Frame 1 (no input): blank canvas, image omitted
Frame 60 (the mouse pressed at the canvas centre just before this capture): blank canvas, image omitted
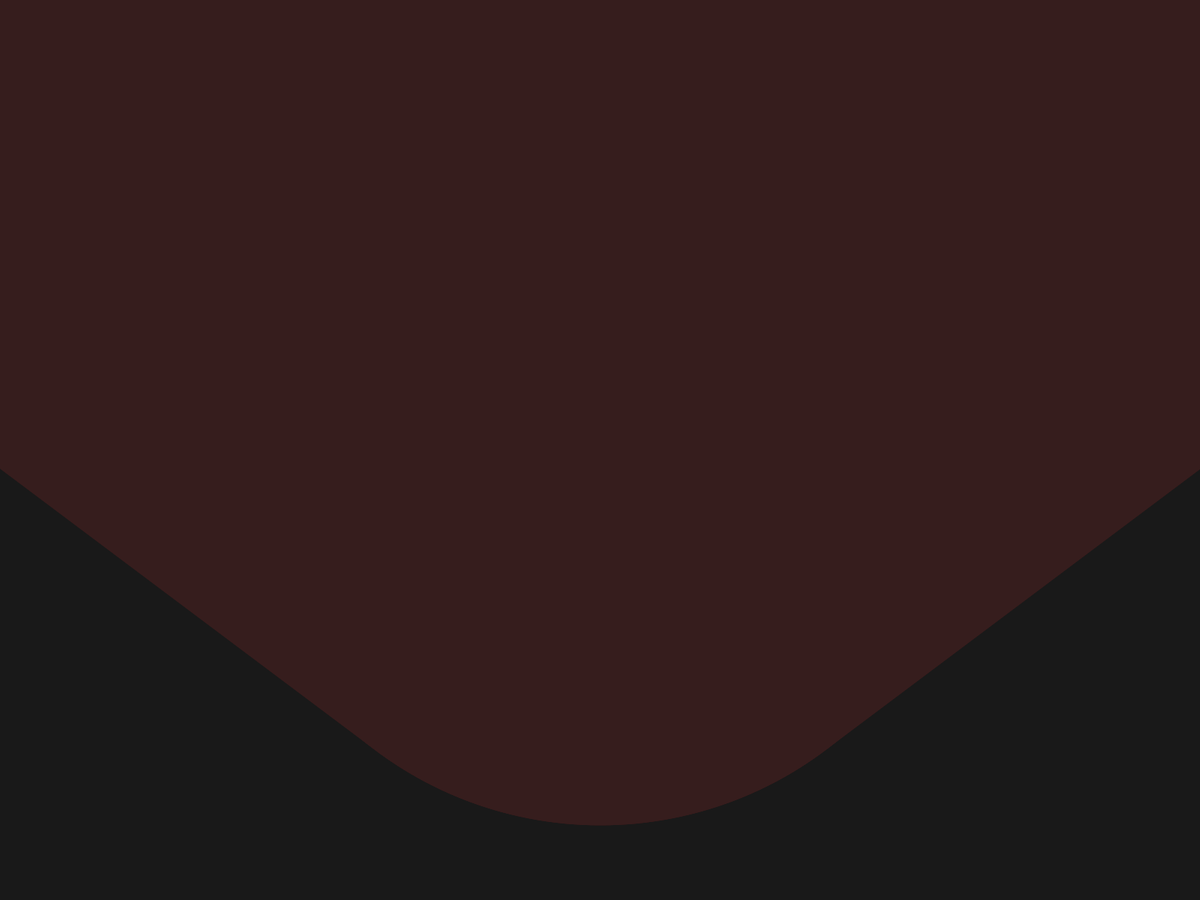
Frame 120 (the mouse held since frame 60 and released just before this capture)

The Processing sketch whose frames 1 and 60 were blank and that drew this single picture after the mouse press (run headless with seeded random() and noise(); from frame 60 on, the mouse is pressed at the canvas centre):

// Processing sketch: Drawing_07
// ── Drawing_07.pde

void setup()
{
  fullScreen();
}

void draw()
{ 
  fill( 0, 5 );
  noStroke();
  rect( 0, 0, width, height );

    
  if( mousePressed )
  {
    float distance = dist( pmouseX, pmouseY, mouseX, mouseY );
    strokeWeight( distance );
    stroke( random(255), 100, 100 );

    line( pmouseX, pmouseY, mouseX, mouseY );
    
    line( width-pmouseX, pmouseY, width-mouseX, mouseY );
  }
  
}
